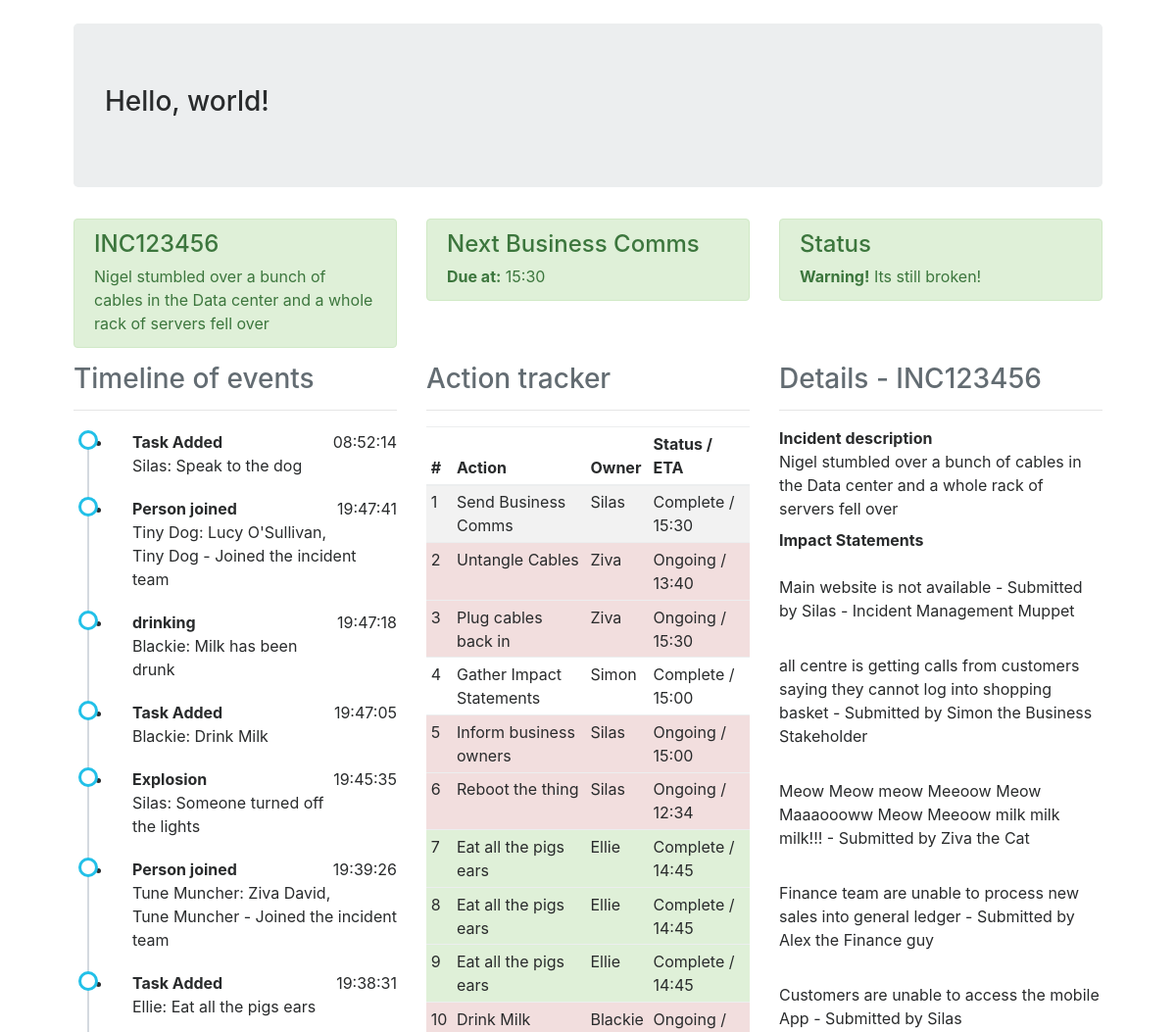
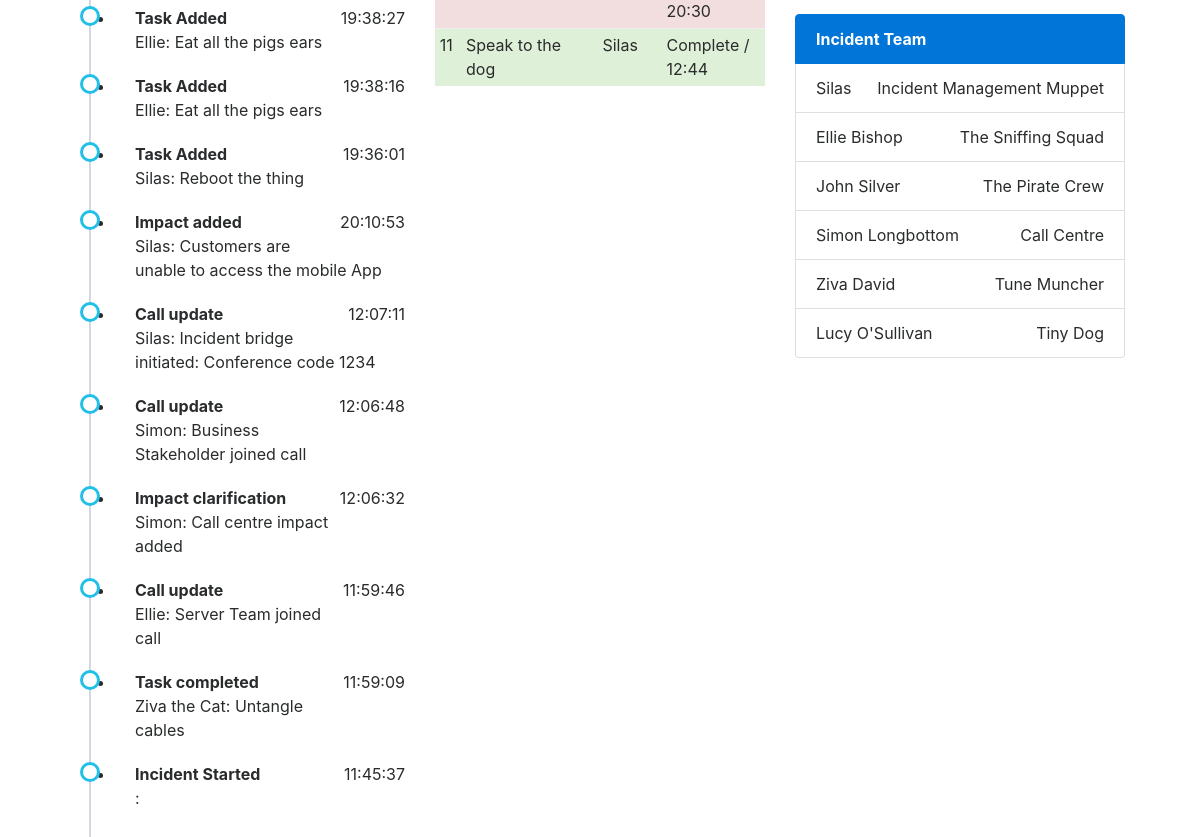
/dashboard/INC123456, run on the app's committed database (2 pictures, top to bottom).
### models.py (models this page shows, shortened)
class Incident(db.Model):
    id = db.Column(db.Integer)
    incident_no = db.Column(db.String(32), primary_key=True, index=True, unique=True)
    description = db.Column(db.String(512))
    status = db.Column(db.String(32))
    inc_mgr = db.Column(db.Integer, index=True)
    start_time = db.Column(db.DateTime, index=True, default=datetime.utcnow)
    tasks = db.relationship('Task', backref='incidentno', lazy='dynamic')
    events = db.relationship('Event', backref='incidentno', lazy='dynamic')
    impactstatement = db.relationship('ImpactStatement', backref='incidentno', lazy='dynamic')
    incidentteam = db.relationship('IncMem', backref='incidentno', lazy='dynamic')

class Event(db.Model):
    id = db.Column(db.Integer, primary_key=True)
    body = db.Column(db.String(512))
    assignee = db.Column(db.String(32), index=True)
    activity = db.Column(db.String(32))
    timestamp = db.Column(db.DateTime, index=True, default=datetime.utcnow)
    incident_no = db.Column(db.String(32), db.ForeignKey('incident.incident_no'), index=True)

class Task(db.Model):
    id = db.Column(db.Integer, primary_key=True)
    incident_no = db.Column(db.String(32), db.ForeignKey('incident.incident_no'), index=True)
    body = db.Column(db.String(512))
    assignee = db.Column(db.String(32), index=True)
    eta = db.Column(db.String(32))
    status = db.Column(db.String(32))

class ImpactStatement(db.Model):
    id = db.Column(db.Integer, primary_key=True)
    incident_no = db.Column(db.String(32), db.ForeignKey('incident.incident_no'), index=True)
    body = db.Column(db.String(512))
    submitter = db.Column(db.String(32), index=True)

class IncMem(db.Model):
    id = db.Column(db.Integer, primary_key=True)
    person = db.Column(db.String(512), index=True)
    role = db.Column(db.String(32), index=True)
    incident_no = db.Column(db.String(32), db.ForeignKey('incident.incident_no'), index=True)

### simaritan/routes.py (the view)
@app.route('/dashboard/<incident>')
def dashboard(incident):
    user = {'username': 'Silas', 'id': 1}
    inc = Incident.query.filter_by(incident_no=incident).first()
    impacts = ImpactStatement.query.filter_by(incident_no=incident).all()
    tasks = Task.query.filter_by(incident_no=incident).all()
    timeline = Event.query.filter_by(incident_no=incident).order_by(Event.timestamp.desc()).all()
    team = IncMem.query.filter_by(incident_no=incident).all()
    return render_template('dashboard.html', title='Incident Dashboard', user=user, tasks=tasks, team=team,
                           timeline=timeline,
                           impacts=impacts, inc=inc)

### simaritan/templates/dashboard.html
{% extends "base.html" %}
{% block body %}
		<div class="row">
			<div class="col-md-12">
				<div class="row">
					{% include "components/header-row.html" %}
				</div>
				<div class="row">
					<div class="col-md-4">
						{% include "components/timeline.html" %}
					</div>
					<div class="col-md-4">
					{% include "components/actions.html" %}
					</div>
					<div class="col-md-4">
						{% include "components/incdetails.html" %}
						{% include "components/team.html" %}
					</div>
				</div>
			</div>
		</div>
	</div>
{% endblock %}

### simaritan/templates/base.html (shortened to what this page needs)
<!DOCTYPE html>
<html lang="en">
  <head>
	<link rel="stylesheet" href="{{ url_for('static', filename='css/bootstrap.min.css') }}">
    <link rel="stylesheet" href="{{ url_for('static', filename='css/style.css') }}">
  </head>
  <body>
	<div class="container-fluid">
		<div class="row">
			<div class="col-md-12">
				<div class="jumbotron">
					<h3>
						Hello, world!
					</h3>
				</div>
			</div>
		</div>
  {% block body %}{% endblock %}
  </body>
</html>

### simaritan/templates/components/header-row.html
<div class="col-md-4">
	<div class="alert alert-success alert-dismissable">
		<h4>
			{{inc.incident_no}}
		</h4> {{inc.description}}
	</div>
</div>
<div class="col-md-4">
	<div class="alert alert-success alert-dismissable">
		<h4>
			Next Business Comms
		</h4> <strong>Due at:</strong> 15:30
	</div>
</div>
<div class="col-md-4">
	<div class="alert alert-success alert-dismissable">
		<h4>
			Status
		</h4> <strong>Warning!</strong> Its still broken!
	</div>
</div>

### simaritan/templates/components/timeline.html
<h3 class="text-left text-muted">
	Timeline of events
</h3>
<hr />
<ul class="timeline">
	{% for tl in timeline %}
		<li>
			<strong>{{ tl.activity }}</strong>
			<p class="float-right">{{tl.timestamp.strftime('%X')}}</p>
			<p>{{ tl.assignee }}: {{ tl.body }}</p>
		</li>
	{% endfor %}
</ul>

### simaritan/templates/components/actions.html
<h3 class="text-left text-muted">
	Action tracker
</h3>
<hr />
<table class="table table-striped table-hover table-sm">
	<thead>
		<tr>
			<th>
				#
			</th>
			<th>
				Action
			</th>
			<th>
				Owner
			</th>
			<th>
				Status / ETA
			</th>
		</tr>
    </thead>
    <tbody>
		{% for task in tasks %}
        		{% if task.status == 'Complete' %}
				{% elif task.status == '1' %}
        	<tr class="table-success">
   	    	 	{% else %}
	    	<tr class="table-danger">
   	    	 	{% endif %}
	    		<td>
	    			{{ task.id }}
	    		</td>
	    		<td>
	    			{{ task.body }}
	    		</td>
	    		<td>
	    			{{ task.assignee }}
	    		</td>
	    		<td>
					{% if task.status == 'Complete' %}
						Complete
					{% elif task.status == '1' %}
	    				Complete
					{% else %}
						Ongoing
					{% endif %} / {{ task.eta }}
	    		</td>
	    	</tr>
    	{% endfor %}
    </tbody>
</table>

### simaritan/templates/components/incdetails.html
<h3 class="text-left text-muted">
	Details - {{ inc.incident_no }}
</h3>
<hr />
<dl>
	<dt>
		Incident description
	</dt>
	<dd>
		{{ inc.description }}
	</dd>
	<dt>
		Impact Statements
	</dt>
	{% for statement in impacts %}
	<dd><br />
		{{ statement.body }} - Submitted by {{statement.submitter }}
	</dd>
	{% endfor %}
</dl>

### simaritan/templates/components/team.html
<div class="list-group">
	<strong href="#" class="list-group-item list-group-item-action active">Incident Team</strong>
	{% for member in team %}
	<div class="list-group-item justify-content-between">
		{{ member.person }} <span class="">{{ member.role }}</span>
	</div>
	{% endfor %}
</div>

### simaritan/static/css/style.css (style rules this page uses)
ul.timeline:before { content: ' '; background: #d4d9df; display: inline-block; position: absolute; left: 29px; width: 2px; height: 100%; z-index: 400; }
ul.timeline > li { margin: 20px 0; padding-left: 20px; }
ul.timeline > li:before { content: ' '; background: white; display: inline-block; position: absolute; border-radius: 50%; border: 3px solid #22c0e8; left: 20px; width: 20px; height: 20px; z-index: 400; }

### data on the page
Incident: incident_no "INC123456", description "Nigel stumbled over a bunch of cables in the Data center and a whole rack of servers fell over"
Event: activity "Task Added", timestamp "08:52:14", assignee "Silas", body "Speak to the dog"
Event: activity "Person joined", timestamp "19:47:41", assignee "Tiny Dog", body "Lucy O'Sullivan, Tiny Dog - Joined the incident team"
Event: activity "drinking", timestamp "19:47:18", assignee "Blackie", body "Milk has been drunk"
Event: activity "Task Added", timestamp "19:47:05", assignee "Blackie", body "Drink Milk"
Event: activity "Explosion", timestamp "19:45:35", assignee "Silas", body "Someone turned off the lights"
Event: activity "Person joined", timestamp "19:39:26", assignee "Tune Muncher", body "Ziva David, Tune Muncher - Joined the incident team"
Event: activity "Task Added", timestamp "19:38:31", assignee "Ellie", body "Eat all the pigs ears"
Event: activity "Task Added", timestamp "19:38:27", assignee "Ellie", body "Eat all the pigs ears"
Event: activity "Task Added", timestamp "19:38:16", assignee "Ellie", body "Eat all the pigs ears"
Event: activity "Task Added", timestamp "19:36:01", assignee "Silas", body "Reboot the thing"
Event: activity "Impact added", timestamp "20:10:53", assignee "Silas", body "Customers are unable to access the mobile App"
Event: activity "Call update", timestamp "12:07:11", assignee "Silas", body "Incident bridge initiated: Conference code 1234"
Event: activity "Call update", timestamp "12:06:48", assignee "Simon", body "Business Stakeholder joined call"
Event: activity "Impact clarification", timestamp "12:06:32", assignee "Simon", body "Call centre impact added"
Event: activity "Call update", timestamp "11:59:46", assignee "Ellie", body "Server Team joined call"
Event: activity "Task completed", timestamp "11:59:09", assignee "Ziva the Cat", body "Untangle cables"
Event: activity "Incident Started", timestamp "11:45:37"
Task: id "1", body "Send Business Comms", assignee "Silas", status "Complete", eta "15:30"
Task: id "2", body "Untangle Cables", assignee "Ziva", status "Ongoing", eta "13:40"
Task: id "3", body "Plug cables back in", assignee "Ziva", status "Ongoing", eta "15:30"
Task: id "4", body "Gather Impact Statements", assignee "Simon", status "Complete", eta "15:00"
Task: id "5", body "Inform business owners", assignee "Silas", status "Ongoing", eta "15:00"
Task: id "6", body "Reboot the thing", assignee "Silas", status "Ongoing", eta "12:34"
Task: id "7", body "Eat all the pigs ears", assignee "Ellie", status "Complete", eta "14:45"
Task: id "8", body "Eat all the pigs ears", assignee "Ellie", status "Complete", eta "14:45"
Task: id "9", body "Eat all the pigs ears", assignee "Ellie", status "Complete", eta "14:45"
Task: id "10", body "Drink Milk", assignee "Blackie", status "Ongoing", eta "20:30"
Task: id "11", body "Speak to the dog", assignee "Silas", status "Complete", eta "12:44"
ImpactStatement: body "Main website is not available", submitter "Silas - Incident Management Muppet"
ImpactStatement: body "all centre is getting calls from customers saying they cannot log into shopping basket", submitter "Simon the Business Stakeholder"
ImpactStatement: body "Meow Meow meow Meeoow Meow Maaaoooww Meow Meeoow milk milk milk!!!", submitter "Ziva the Cat"
ImpactStatement: body "Finance team are unable to process new sales into general ledger", submitter "Alex the Finance guy"
ImpactStatement: body "Customers are unable to access the mobile App", submitter "Silas"
IncMem: person "Silas", role "Incident Management Muppet"
IncMem: person "Ellie Bishop", role "The Sniffing Squad"
IncMem: person "John Silver", role "The Pirate Crew"
IncMem: person "Simon Longbottom", role "Call Centre"
IncMem: person "Ziva David", role "Tune Muncher"
IncMem: person "Lucy O'Sullivan", role "Tiny Dog"
